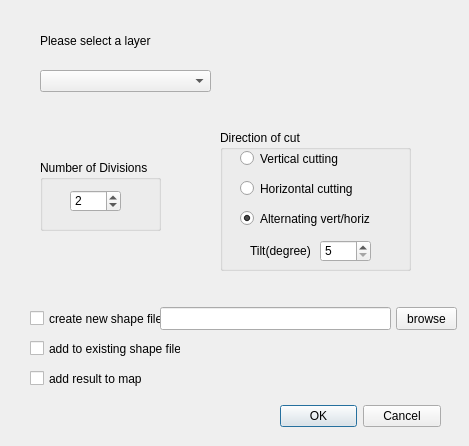
<?xml version="1.0" encoding="UTF-8"?>
<ui version="4.0">
 <class>polygonsplitter</class>
 <widget class="QDialog" name="polygonsplitter">
  <property name="windowModality">
   <enum>Qt::ApplicationModal</enum>
  </property>
  <property name="geometry">
   <rect>
    <x>0</x>
    <y>0</y>
    <width>469</width>
    <height>446</height>
   </rect>
  </property>
  <property name="windowTitle">
   <string>Split polygons into equal area parts</string>
  </property>
  <widget class="QDialogButtonBox" name="buttonBox">
   <property name="geometry">
    <rect>
     <x>280</x>
     <y>400</y>
     <width>161</width>
     <height>32</height>
    </rect>
   </property>
   <property name="orientation">
    <enum>Qt::Horizontal</enum>
   </property>
   <property name="standardButtons">
    <set>QDialogButtonBox::Cancel|QDialogButtonBox::Ok</set>
   </property>
  </widget>
  <widget class="QLabel" name="label">
   <property name="geometry">
    <rect>
     <x>40</x>
     <y>20</y>
     <width>381</width>
     <height>41</height>
    </rect>
   </property>
   <property name="toolTip">
    <string/>
   </property>
   <property name="text">
    <string>Please select a layer</string>
   </property>
   <property name="wordWrap">
    <bool>true</bool>
   </property>
  </widget>
  <widget class="QGroupBox" name="groupBox_2">
   <property name="geometry">
    <rect>
     <x>220</x>
     <y>130</y>
     <width>191</width>
     <height>141</height>
    </rect>
   </property>
   <property name="title">
    <string>Direction of cut</string>
   </property>
   <widget class="QRadioButton" name="verticalCut">
    <property name="geometry">
     <rect>
      <x>20</x>
      <y>20</y>
      <width>121</width>
      <height>17</height>
     </rect>
    </property>
    <property name="text">
     <string>Vertical cutting</string>
    </property>
   </widget>
   <widget class="QRadioButton" name="horizontalCut">
    <property name="geometry">
     <rect>
      <x>20</x>
      <y>50</y>
      <width>131</width>
      <height>17</height>
     </rect>
    </property>
    <property name="text">
     <string>Horizontal cutting</string>
    </property>
   </widget>
   <widget class="QRadioButton" name="alternatingCut">
    <property name="geometry">
     <rect>
      <x>20</x>
      <y>80</y>
      <width>161</width>
      <height>17</height>
     </rect>
    </property>
    <property name="text">
     <string>Alternating vert/horiz</string>
    </property>
    <property name="checked">
     <bool>true</bool>
    </property>
   </widget>
   <widget class="QSpinBox" name="tiltFactor">
    <property name="geometry">
     <rect>
      <x>100</x>
      <y>110</y>
      <width>51</width>
      <height>22</height>
     </rect>
    </property>
    <property name="toolTip">
     <string>&lt;!DOCTYPE HTML PUBLIC &quot;-//W3C//DTD HTML 4.0//EN&quot; &quot;http://www.w3.org/TR/REC-html40/strict.dtd&quot;&gt;
&lt;html&gt;&lt;head&gt;&lt;meta name=&quot;qrichtext&quot; content=&quot;1&quot; /&gt;&lt;style type=&quot;text/css&quot;&gt;
p, li { white-space: pre-wrap; }
&lt;/style&gt;&lt;/head&gt;&lt;body style=&quot; font-family:'MS Shell Dlg 2'; font-size:8.25pt; font-weight:400; font-style:normal;&quot;&gt;
&lt;p style=&quot; margin-top:0px; margin-bottom:0px; margin-left:0px; margin-right:0px; -qt-block-indent:0; text-indent:0px;&quot;&gt;&lt;span style=&quot; font-size:8pt;&quot;&gt;Multiplier of original polygon area / target area to get iteration steps&lt;br /&gt;(recommended value is between 5 and10)&lt;/span&gt;&lt;/p&gt;&lt;/body&gt;&lt;/html&gt;</string>
    </property>
    <property name="minimum">
     <number>5</number>
    </property>
    <property name="maximum">
     <number>20</number>
    </property>
   </widget>
   <widget class="QLabel" name="label_2">
    <property name="geometry">
     <rect>
      <x>30</x>
      <y>110</y>
      <width>61</width>
      <height>21</height>
     </rect>
    </property>
    <property name="text">
     <string>Tilt(degree)</string>
    </property>
   </widget>
  </widget>
  <widget class="QGroupBox" name="groupBox">
   <property name="geometry">
    <rect>
     <x>40</x>
     <y>160</y>
     <width>121</width>
     <height>71</height>
    </rect>
   </property>
   <property name="title">
    <string>Number of Divisions</string>
   </property>
   <property name="flat">
    <bool>false</bool>
   </property>
   <widget class="QDoubleSpinBox" name="divisionsNum">
    <property name="geometry">
     <rect>
      <x>30</x>
      <y>30</y>
      <width>51</width>
      <height>22</height>
     </rect>
    </property>
    <property name="toolTip">
     <string>Target area of polygon parts</string>
    </property>
    <property name="decimals">
     <number>0</number>
    </property>
    <property name="minimum">
     <double>0.000000000000000</double>
    </property>
    <property name="maximum">
     <double>1000000000000000.000000000000000</double>
    </property>
    <property name="value">
     <double>2.000000000000000</double>
    </property>
   </widget>
  </widget>
  <widget class="QCheckBox" name="checkNewShape">
   <property name="geometry">
    <rect>
     <x>30</x>
     <y>310</y>
     <width>131</width>
     <height>17</height>
    </rect>
   </property>
   <property name="text">
    <string>create new shape file</string>
   </property>
  </widget>
  <widget class="QCheckBox" name="checkAddExisting">
   <property name="geometry">
    <rect>
     <x>30</x>
     <y>340</y>
     <width>151</width>
     <height>17</height>
    </rect>
   </property>
   <property name="text">
    <string>add to existing shape file</string>
   </property>
  </widget>
  <widget class="QCheckBox" name="checkResultMap">
   <property name="geometry">
    <rect>
     <x>30</x>
     <y>370</y>
     <width>121</width>
     <height>17</height>
    </rect>
   </property>
   <property name="text">
    <string>add result to map</string>
   </property>
  </widget>
  <widget class="QLineEdit" name="editShapeFile">
   <property name="geometry">
    <rect>
     <x>160</x>
     <y>307</y>
     <width>231</width>
     <height>23</height>
    </rect>
   </property>
  </widget>
  <widget class="QPushButton" name="btnBrowse">
   <property name="geometry">
    <rect>
     <x>396</x>
     <y>307</y>
     <width>61</width>
     <height>23</height>
    </rect>
   </property>
   <property name="text">
    <string>browse</string>
   </property>
  </widget>
  <widget class="QComboBox" name="comboLayers">
   <property name="geometry">
    <rect>
     <x>40</x>
     <y>70</y>
     <width>171</width>
     <height>22</height>
    </rect>
   </property>
  </widget>
  <zorder>groupBox_2</zorder>
  <zorder>buttonBox</zorder>
  <zorder>label</zorder>
  <zorder>groupBox</zorder>
  <zorder>checkNewShape</zorder>
  <zorder>checkAddExisting</zorder>
  <zorder>checkResultMap</zorder>
  <zorder>editShapeFile</zorder>
  <zorder>btnBrowse</zorder>
  <zorder>comboLayers</zorder>
 </widget>
 <resources/>
 <connections>
  <connection>
   <sender>buttonBox</sender>
   <signal>accepted()</signal>
   <receiver>polygonsplitter</receiver>
   <slot>accept()</slot>
   <hints>
    <hint type="sourcelabel">
     <x>248</x>
     <y>254</y>
    </hint>
    <hint type="destinationlabel">
     <x>157</x>
     <y>274</y>
    </hint>
   </hints>
  </connection>
  <connection>
   <sender>buttonBox</sender>
   <signal>rejected()</signal>
   <receiver>polygonsplitter</receiver>
   <slot>reject()</slot>
   <hints>
    <hint type="sourcelabel">
     <x>316</x>
     <y>260</y>
    </hint>
    <hint type="destinationlabel">
     <x>286</x>
     <y>274</y>
    </hint>
   </hints>
  </connection>
 </connections>
</ui>
